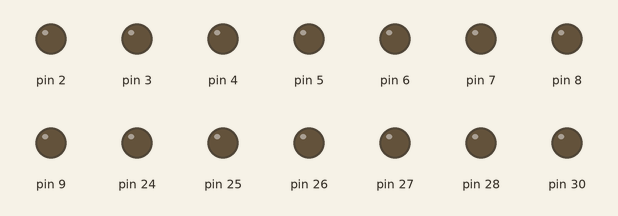
Bench run of a sketch on a simulated Arduino Mega 2560, built with avr-gcc and run on an emulated ATmega2560. Shown: output pins drawn as LEDs (lit = HIGH).

Above: at 0.6 s.
At 2.25 s:
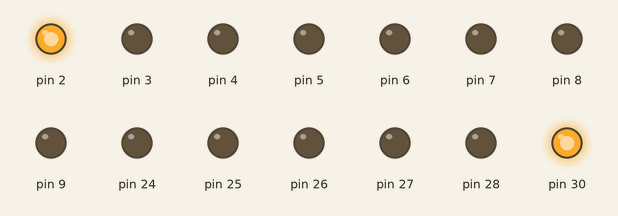
Timing chart, 0 to 3.0 s (numbered marks = the images above):
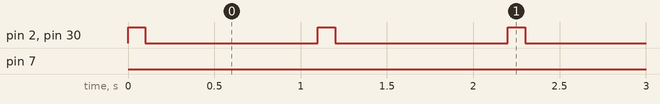

The sketch:

single_key_test.ino
```cpp
//Continually prints spaces until the end of the line, then prints backspace till the beginning, etc

void setup() {

  for(int i = 2; i<10; i++){
    pinMode(i, OUTPUT);
  }
  for(int i = 24; i<32; i++){
    pinMode(i, OUTPUT);
  }

  for(int i = 2; i<10; i++){
    digitalWrite(i, LOW);
  }
  for(int i = 24; i<32; i++){
    digitalWrite(i, LOW);
  }


}


void loop() {
  for(int i = 1; i<65; i++){
    digitalWrite(30, HIGH);
    digitalWrite(2, HIGH);
    delay(100);

    digitalWrite(30, LOW);
    digitalWrite(2, LOW);
    delay(1000);
  }

  for(int i = 1; i<65; i++){
    digitalWrite(30, HIGH);
    digitalWrite(7, HIGH);
    delay(100);

    digitalWrite(30, LOW);
    digitalWrite(7, LOW);
    delay(1000);
  }

}
```

Measured:
- by itself, pin 2: alternates HIGH for 0.10 s and LOW for 1.0 s, 128 changes in all, then stays LOW
- by itself, pin 7: LOW → HIGH at 70.4 s, → LOW 0.10 s later, → HIGH 1.0 s later, → LOW 0.10 s later, … (110 changes in this stretch)
- by itself, pin 30: alternates HIGH for 0.10 s and LOW for 1.0 s
